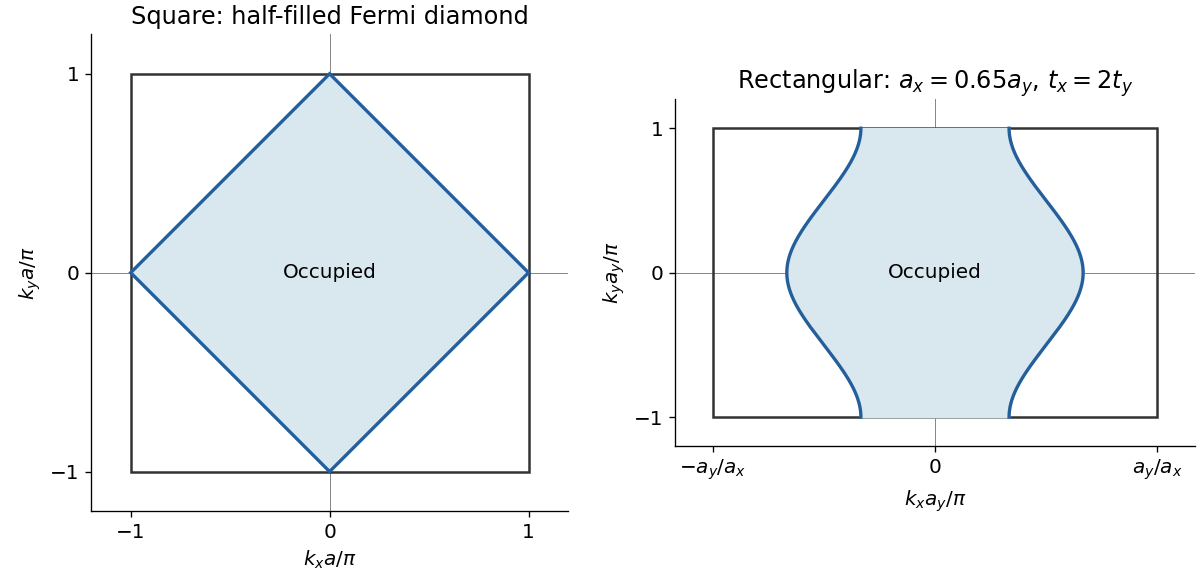

The Python source for this figure:
"""Original zone and Fermi-surface plots; Python 3.14, NumPy/Matplotlib."""
from pathlib import Path
import matplotlib
matplotlib.use('Agg')
import matplotlib.pyplot as plt
from matplotlib.patches import Rectangle,Polygon
import numpy as np

plt.rcParams.update({'font.size':12})
fig,(square,rect)=plt.subplots(1,2,figsize=(10,4.8),layout='constrained',facecolor='white')
square.add_patch(Rectangle((-1,-1),2,2,fill=False,color='#333333',lw=1.5))
square.add_patch(Polygon([(1,0),(0,1),(-1,0),(0,-1)],closed=True,facecolor='#d9e8ef',edgecolor='#245f9c',lw=2))
square.text(0,0,'Occupied',ha='center',va='center')
square.set(xlabel=r'$k_xa/\pi$',ylabel=r'$k_ya/\pi$',title='Square: half-filled Fermi diamond',aspect='equal',xlim=(-1.2,1.2),ylim=(-1.2,1.2),xticks=[-1,0,1],yticks=[-1,0,1])
ratio=.65;hopping_ratio=.5
y=np.linspace(-1,1,1001)
x=np.arccos(-hopping_ratio*np.cos(np.pi*y))/(np.pi*ratio)
rect.add_patch(Rectangle((-1/ratio,-1),2/ratio,2,fill=False,color='#333333',lw=1.5))
rect.fill_betweenx(y,-x,x,color='#d9e8ef')
rect.plot(x,y,color='#245f9c',lw=2);rect.plot(-x,y,color='#245f9c',lw=2)
rect.text(0,0,'Occupied',ha='center',va='center')
rect.set(xlabel=r'$k_xa_y/\pi$',ylabel=r'$k_ya_y/\pi$',title=r'Rectangular: $a_x=0.65a_y$, $t_x=2t_y$',aspect='equal',xlim=(-1.8,1.8),ylim=(-1.2,1.2),xticks=[-1/ratio,0,1/ratio],yticks=[-1,0,1])
rect.set_xticklabels([r'$-a_y/a_x$','0',r'$a_y/a_x$'])
for ax in [square,rect]:
    ax.axhline(0,color='#888888',lw=.6,zorder=0)
    ax.axvline(0,color='#888888',lw=.6,zorder=0)
    ax.spines[['top','right']].set_visible(False)
fig.savefig(Path.cwd()/Path(__file__).with_suffix('.png').name,dpi=120,facecolor='white',transparent=False)
